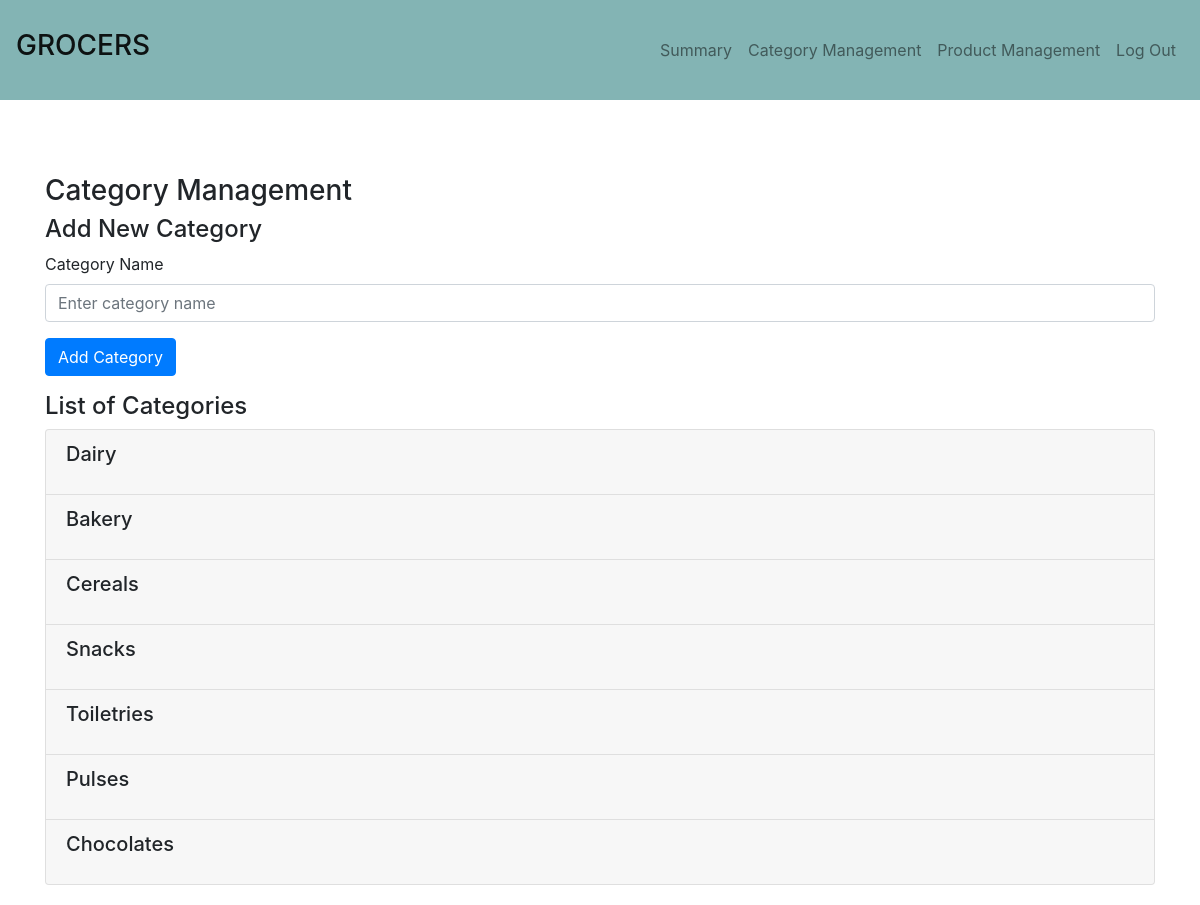
The app's page /category_management (signed in) with its own data.
### MAD1/models.py (models this page shows)
class Category(db.Model):
    id = db.Column(db.Integer, primary_key=True)
    name = db.Column(db.String(80), unique=True, nullable=False)
    products = db.relationship('Product', backref='category', lazy=True)

### MAD1/routes.py (the view)
@app.route('/category_management', methods=['GET', 'POST'])
@login_required
def category_management():
    categories = Category.query.all()
    products = Product.query.all()
    form = CategoryForm()
    if request.method == 'POST' and form.validate_on_submit():
        category = Category(name=form.name.data)
        db.session.add(category)
        db.session.commit()
        flash('Category added successfully', 'success')
        return redirect(url_for('category_management'))
    return render_template('category_management.html', form=form, categories=categories, products=products)

### MAD1/forms.py (shortened to what this page needs)
class CategoryForm(FlaskForm):
    name = StringField("Category Name", validators=[DataRequired(), Length(min=2, max=50)])
    submit = SubmitField("Add Category")

### MAD1/routes.py (called while the page is built)
@login_manager.user_loader
def load_user(user_id):
    return User.query.filter_by(id = int(user_id)).first()

### MAD1/templates/category_management.html (shortened to what this page needs)
{% extends "layout.html" %}
{% block content %}
<div class="container mt-4">
    <h3>Category Management</h3>
    <div class="mb-3">
        <h4>Add New Category</h4>
        <form method="POST" action="{{ url_for('category_management') }}">
            <div class="form-group">
                {{ form.name.label(for="categoryName") }}
                {{ form.name(class="form-control", id="categoryName", placeholder="Enter category name") }}
            </div>
            <button type="submit" class="btn btn-primary">Add Category</button>
        </form>
    </div>
    <h4>List of Categories</h4>
   <div class="accordion" id="productAccordion">
        {% for category in categories %}
            <div class="card">
                <div class="card-header" id="category{{ category.id }}">
                    <h5 class="mb-0" type="button" data-toggle="collapse" data-target="#categoryCollapse{{ category.id }}" aria-expanded="false" aria-controls="categoryCollapse{{ category.id }}">
                        <p>
                            {{ category.name }}
                        </p>
                    </h5>
                </div>
            </div>
        {% endfor %}
    </div>
</div>
{% endblock content %}

### records on screen
Category: name "Dairy"
Category: name "Bakery"
Category: name "Cereals"
Category: name "Snacks"
Category: name "Toiletries"
Category: name "Pulses"
Category: name "Chocolates"
